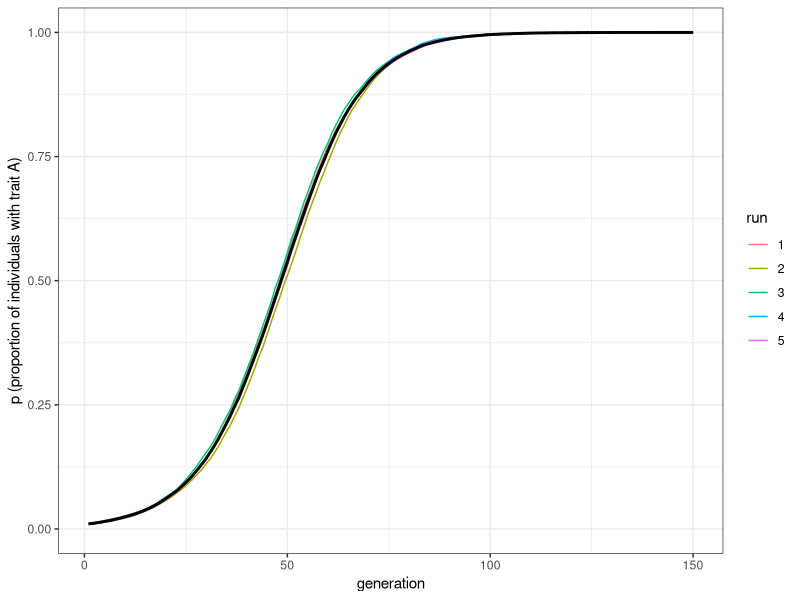
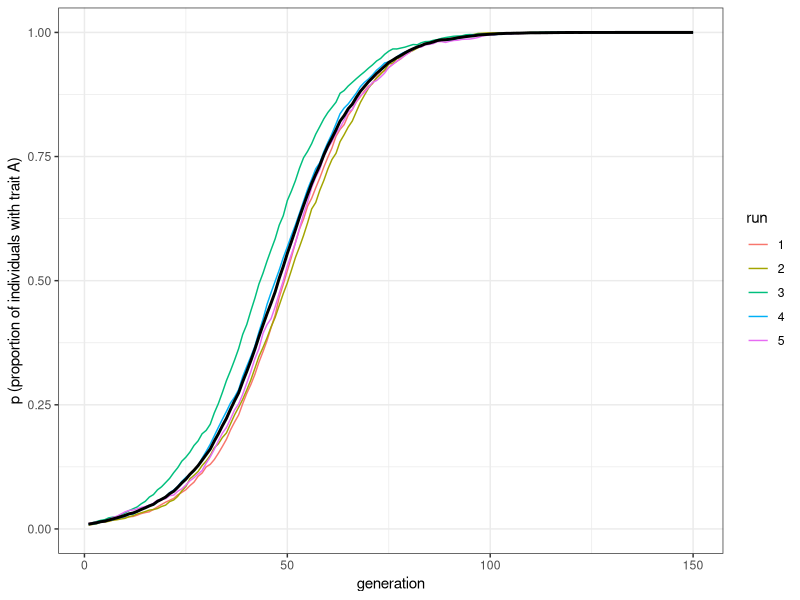
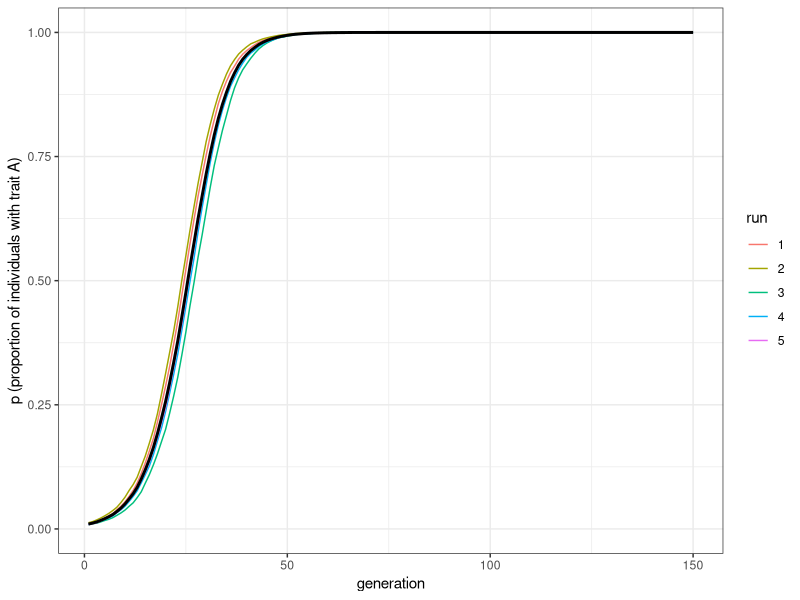
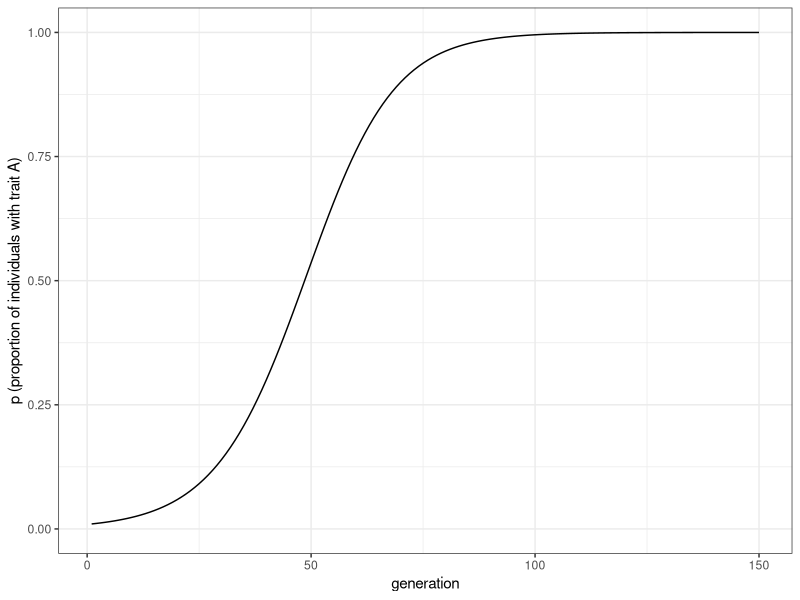

Write the R code that produced these figures, in order.
## ---- chunk 1
library(tidyverse)

biased_transmission_direct <- function (N, s_a, s_b, p_0, t_max, r_max) {
  
  output <- tibble(generation = rep(1:t_max, r_max), p = as.numeric(rep(NA, t_max * r_max)), run = as.factor(rep(1:r_max, each = t_max)))
  
  for (r in 1:r_max) {
  
    population <- tibble(trait = sample(c("A", "B"), N, replace = TRUE, prob = c(p_0, 1 - p_0))) # create first generation
    
    output[output$generation == 1 & output$run == r, ]$p <- sum(population$trait == "A") / N # add first generation's p for run r

    for (t in 2:t_max) {
    
      previous_population <- population # copy individuals to previous_population tibble
      
      demonstrator_trait <- tibble(trait = sample(previous_population$trait, N, replace = TRUE)) 
      # for each individual, pick a random individual from the previous generation to act as demonstrator and store their trait
      
      # biased probabilities to copy:
      copy_a <- sample(c(TRUE, FALSE), N, prob = c(s_a, 1 - s_a), replace = TRUE) 
      copy_b <- sample(c(TRUE, FALSE), N, prob = c(s_b, 1 - s_b), replace = TRUE) 
      
      if (nrow(population[copy_a & demonstrator_trait$trait == "A", ]) > 0) {
        population[copy_a & demonstrator_trait$trait == "A", ]$trait <- "A" 
      }  
      
      if (nrow(population[copy_b & demonstrator_trait$trait == "B", ]) > 0) {
        population[copy_b & demonstrator_trait$trait == "B", ]$trait <- "B" 
      }  
      output[output$generation == t & output$run == r, ]$p <- sum(population$trait == "A") / N # get p and put it into output slot for this generation t and run r
    }
  }
  output # export data from function
}
## ---- chunk 2
plot_multiple_runs <- function(data_model) {
  ggplot(data = data_model, aes(y = p, x = generation)) +
    geom_line(aes(colour = run)) +
    stat_summary(fun = mean, geom = "line", size = 1) +
    ylim(c(0, 1)) +
    theme_bw() +
    labs(y = "p (proportion of individuals with trait A)")
}
## ---- chunk 3
data_model <- biased_transmission_direct(N = 10000, s_a = 0.1, s_b = 0 , p_0 = 0.01, t_max = 150, r_max = 5)
plot_multiple_runs(data_model)
## ---- chunk 4
data_model <- biased_transmission_direct(N = 10000, s_a = 0.6, s_b = 0.5 , p_0 = 0.01, t_max = 150, r_max = 5)
plot_multiple_runs(data_model)
## ---- chunk 5
data_model <- biased_transmission_direct(N = 10000, s_a = 0.2, s_b = 0 , p_0 = 0.01, t_max = 150, r_max = 5)
plot_multiple_runs(data_model)
## ---- chunk 6
t_max <- 150
s <- 0.1

pop_analytical <- tibble(p = rep(NA, t_max), generation = 1:t_max)
pop_analytical$p[1] <- 0.01

for (i in 2:t_max) {
  pop_analytical$p[i] <- pop_analytical$p[i - 1] + pop_analytical$p[i - 1] * (1 - pop_analytical$p[i - 1]) * s
}

ggplot(data = pop_analytical, aes(y = p, x = generation)) +
  geom_line() +
  ylim(c(0, 1)) +
  theme_bw() +
  labs(y = "p (proportion of individuals with trait A)")
